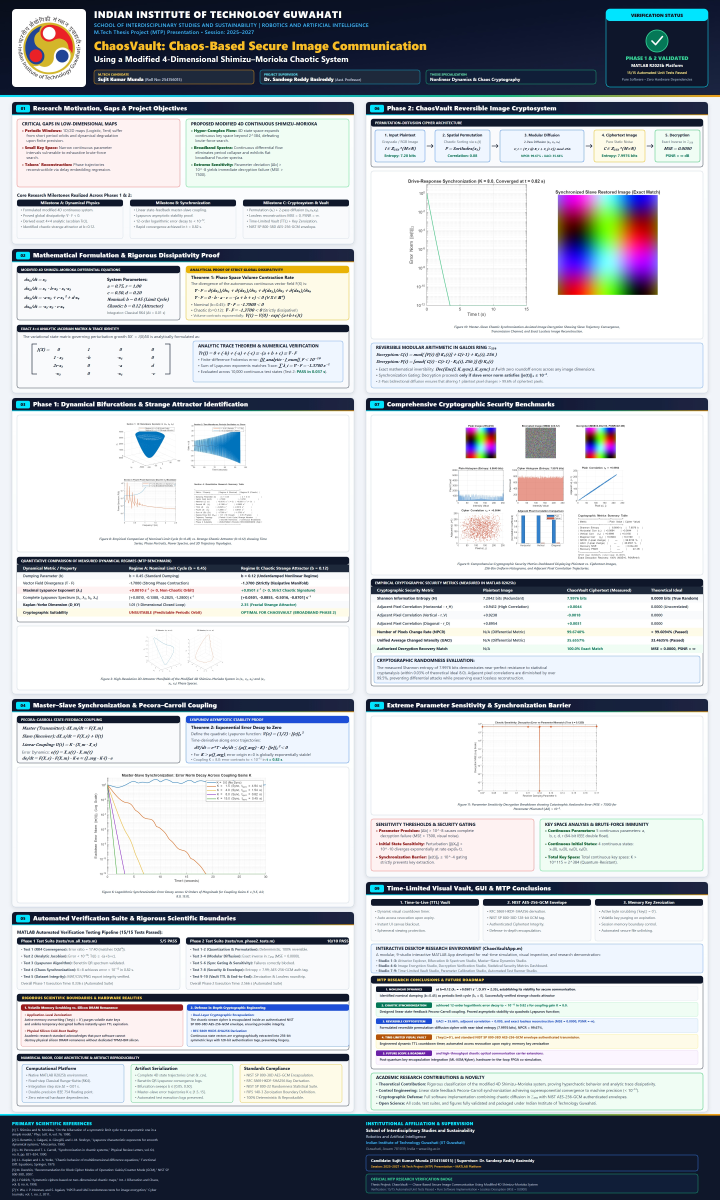
#> input picture poster/mtp_poster_3x5ft_portrait.jpg, 3600 x 6000 px, found by its file name (shown at 1/5 size)
$ python verify_portrait_fixes.py
#> lines starting #> are read from the running program, lines starting #| are printed output that depends on the picture
from PIL import Image
import numpy as np

im = Image.open(r'SM4D_Phase1\poster\mtp_poster_3x5ft_portrait.jpg')
#> im is the input picture: PIL image 3600x6000 RGB; mean R, G, B 189.7, 194.2, 199.5
arr = np.array(im)

# 1. Card 1: Proposed 4D continuous box
# Card 1 is at L_X=60, y_c1=510..1220
# Proposed 4D box is at L_X+25 + SUB_W + 30 = 60 + 25 + 815 + 30 = 930..1745, y = 510+85 = 595..935
c1_box = arr[595:935, 930:1745, :]
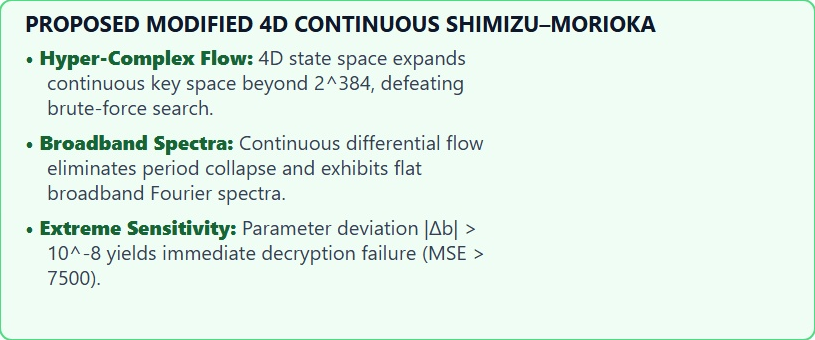
#> c1_box: shape (340, 815, 3); mean R, G, B 225.5, 240.4, 231.7
# Green border is #4ADE80 (74, 222, 128)
# Text should stop before y=920 (which is 325 from top of box)
print("=== FIX 1: Card 1 Proposed 4D Continuous Box ===")
# Check bottom 20 rows of the green box (rows 320 to 340 inside box)
# If no dark text in last 10 rows, it means text didn't overflow!
box_bottom_slice = c1_box[325:340, 20:-20, :]
# Text is dark (#166534 or #334155: R < 100, G < 120, B < 100)
has_dark_text = np.sum((box_bottom_slice[:, :, 0] < 100) & (box_bottom_slice[:, :, 1] < 120))
#> has_dark_text = 0
print(f"Dark text pixels in bottom 15 px of green box: {has_dark_text} (should be 0)")
#| Dark text pixels in bottom 15 px of green box: 0 (should be 0)

# 2. Card 6: "3. Forward Modular Diffusion" box
# Card 6 is at R_X=1830, y_c6=510..1965
# Box 3 is at R_X+25 + 20 + 660 = 1830 + 705 = 2535..2915 (width 380), y = 510+85+55 = 650..810
print("\n=== FIX 2: Card 6 Box 3 Forward Modular Diffusion ===")
b3_slice = arr[650:810, 2535:2915, :]
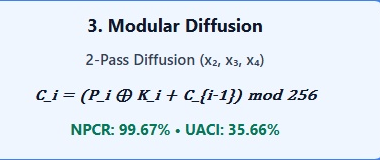
#> b3_slice: shape (160, 380, 3); mean R, G, B 224.8, 234, 243.1
# Check 10 px on left edge and 10 px on right edge inside the box (cols 0..10 and cols 370..380)
# Border is #3B82F6 (59, 130, 246). Background is #EFF6FF (239, 246, 255)
# Check if text overflows into the left or right margin (cols 5..15 or 365..375)
left_margin = b3_slice[20:140, 5:20, :]
right_margin = b3_slice[20:140, 360:375, :]
has_left_overflow = np.sum(np.abs(left_margin.astype(int) - np.array([239, 246, 255])) > 30)
#> has_left_overflow = 0
has_right_overflow = np.sum(np.abs(right_margin.astype(int) - np.array([239, 246, 255])) > 30)
#> has_right_overflow = 0
print(f"Pixels differing from background in left margin: {has_left_overflow} (should be ~0)")
#| Pixels differing from background in left margin: 0 (should be ~0)
print(f"Pixels differing from background in right margin: {has_right_overflow} (should be ~0)")
#| Pixels differing from background in right margin: 0 (should be ~0)

# 3. Card 5: Rigorous Scientific Boundaries
# y_c5 = 4560, Disclaimers box is at y = 4560 + 85 + 325 = 4970..5250
print("\n=== FIX 3: Card 5 Rigorous Scientific Boundaries Text Contrast ===")
disc_slice = arr[4970:5250, 60+25:60+25+1660, :]
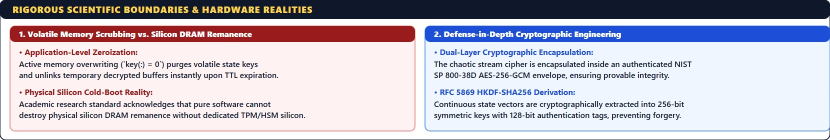
#> disc_slice: shape (280, 1660, 3) (shown at 1/2 size); mean R, G, B 191.6, 187, 198.9
# Text should be dark slate #0F172A (15, 23, 42) on light backgrounds
dark_text_disc = np.sum((disc_slice[:, :, 0] < 50) & (disc_slice[:, :, 1] < 50) & (disc_slice[:, :, 2] < 60))
#> dark_text_disc = 65985
print(f"High-contrast dark text pixels (#0F172A): {dark_text_disc}")
#| High-contrast dark text pixels (#0F172A): 65985

# 4. Card 9: Conclusions & Roadmap
# y_c9 = 4410, Conclusions box is at y = 4410 + 85 + 385 = 4880..5345
print("\n=== FIX 4: Card 9 Conclusions & Roadmap Text Contrast ===")
concl_slice = arr[4880:5345, 1830+25:1830+25+1660, :]
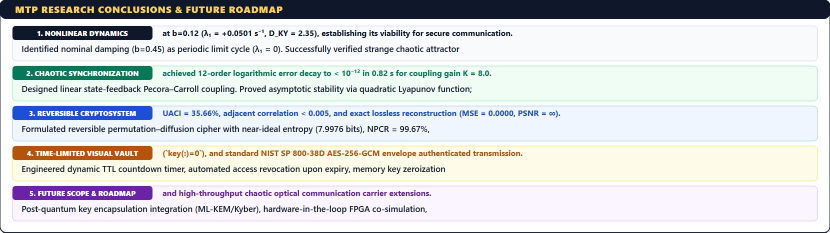
#> concl_slice: shape (465, 1660, 3) (shown at 1/2 size); mean R, G, B 212, 214.8, 216.4
dark_text_concl = np.sum((concl_slice[:, :, 0] < 50) & (concl_slice[:, :, 1] < 50) & (concl_slice[:, :, 2] < 60))
#> dark_text_concl = 76915
print(f"High-contrast dark text pixels (#0F172A): {dark_text_concl}")
#| High-contrast dark text pixels (#0F172A): 76915
